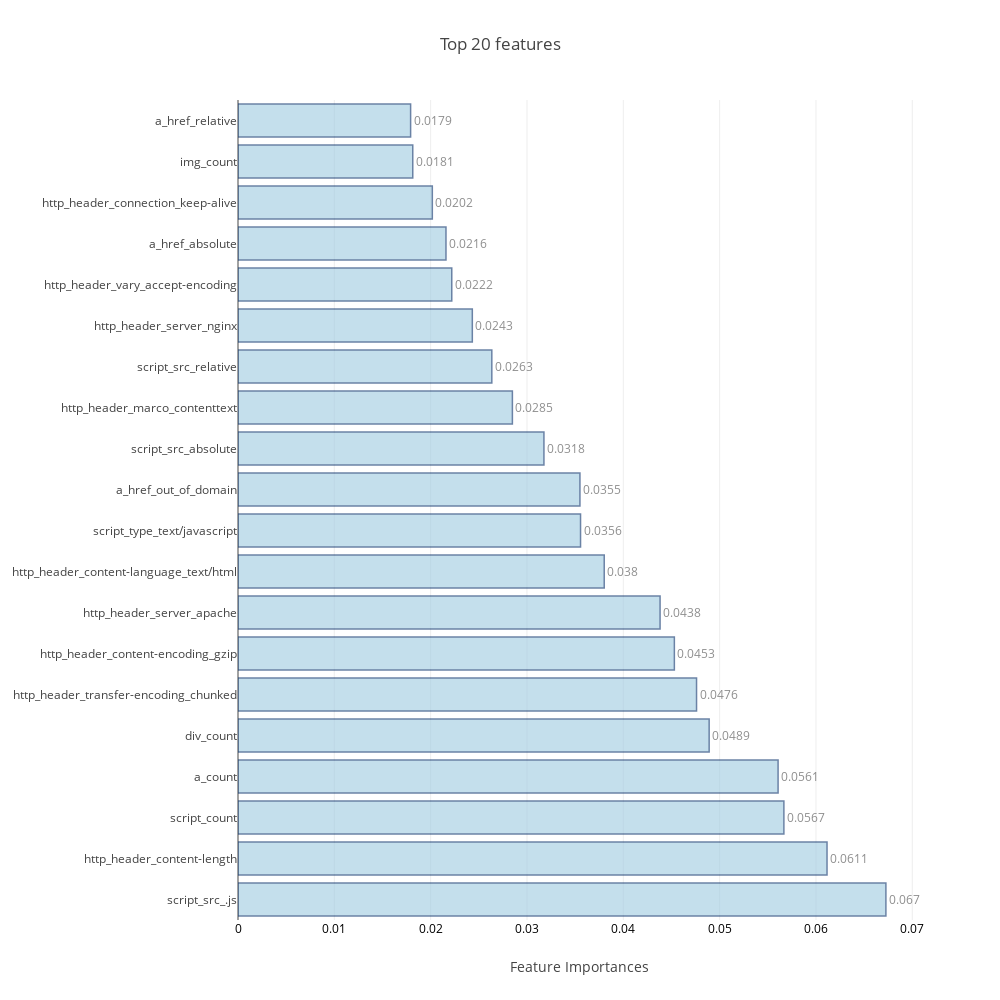

Notebook source saved alongside this figure:
### Code cell
avg_feat_impt=(pd.concat((f_r,f_e), axis=1).mean(axis=1).sort_values(ascending=False))

feat_impt_plot(avg_feat_impt[0:20],title='Average Feature Importance')

### Figure 1 — Plotly figure (JSON) as saved in the notebook; plotly's stock layout.template omitted (floating-point values rounded to 4 significant figures)
{"data": [{"marker": {"color": "rgb(158,202,225)", "line": {"color": "rgb(8,48,107)", "width": 1.5}}, "opacity": 0.6, "orientation": "h", "text": [0.0673, 0.0611, 0.0567, 0.0561, 0.0489, 0.0476, 0.0453, 0.0438, 0.038, 0.0356, 0.0355, 0.0318, 0.0285, 0.0263, 0.0243, 0.0222, 0.0216, 0.0202, 0.0181, 0.0179], "textposition": "outside", "type": "bar", "uid": "1f0b400c-c2eb-40a9-a561-732c2927eb7d", "x": [0.06726, 0.06115, 0.05667, 0.05607, 0.04891, 0.0476, 0.0453, 0.04382, 0.03802, 0.03556, 0.0355, 0.03176, 0.02849, 0.02635, 0.02433, 0.02219, 0.02159, 0.02017, 0.01814, 0.01792], "y": ["script_src_.js", "http_header_content-length", "script_count", "a_count", "div_count", "http_header_transfer-encoding_chunked", "http_header_content-encoding_gzip", "http_header_server_apache", "http_header_content-language_text/html", "script_type_text/javascript", "a_href_out_of_domain", "script_src_absolute", "http_header_marco_contenttext", "script_src_relative", "http_header_server_nginx", "http_header_vary_accept-encoding", "a_href_absolute", "http_header_connection_keep-alive", "img_count", "a_href_relative"]}], "layout": {"autosize": false, "height": 1000, "title": "Top 20 features", "width": 1000, "xaxis": {"tickfont": {"color": "black", "size": 12}, "title": "Feature Importances"}, "yaxis": {"automargin": true}}}
